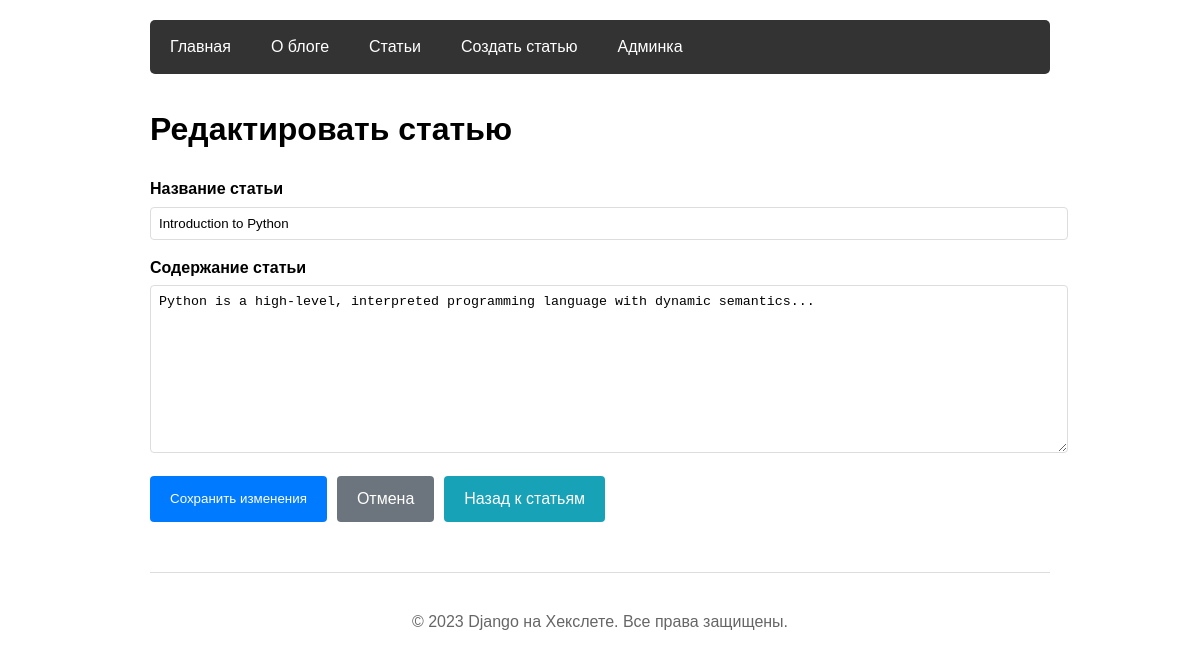
The app's page /articles/2/edit/ with its own data.
### hexlet_django_blog/article/models.py (models this page shows, shortened)
class Article(models.Model):
    name = models.CharField(max_length=200)
    body = models.TextField()
    created_at = models.DateTimeField(auto_now_add=True)
    updated_at = models.DateTimeField(auto_now=True)

### hexlet_django_blog/article/views.py (the view, shortened to what this page needs)
# urls.py: path("<int:id>/edit/", ArticleFormEditView.as_view(), name='update'),  # ДОЛЖЕН БЫТЬ ПЕРЕД show!
class ArticleFormEditView(View):
    def get(self, request, *args, **kwargs):
        article_id = kwargs.get("id")
        article = get_object_or_404(Article, id=article_id)
        form = ArticleForm(instance=article)
        return render(
            request,
            "articles/update.html",
            {"form": form, "article_id": article_id}
        )

### hexlet_django_blog/article/forms.py
class ArticleForm(forms.ModelForm):
    class Meta:
        model = Article
        fields = ['name', 'body']
        widgets = {
            'name': forms.TextInput(attrs={
                'placeholder': 'Введите название статьи'
            }),
            'body': forms.Textarea(attrs={
                'rows': 10,
                'placeholder': 'Введите содержание статьи...'
            }),
        }
        labels = {
            'name': 'Название статьи',
            'body': 'Содержание статьи',
        }

### hexlet_django_blog/article/templates/articles/update.html (shortened to what this page needs)
{% extends "base.html" %}
{% block content %}
    <h1>Редактировать статью</h1>
    <form action="{% url 'article:update' id=article_id %}" method="post">
        <div class="form-group" style="margin-bottom: 15px;">
            <label for="{{ form.name.id_for_label }}" style="display: block; margin-bottom: 5px; font-weight: bold;">
                {{ form.name.label }}
            </label>
            <input type="text" name="{{ form.name.name }}" id="{{ form.name.id_for_label }}"
                   value="{{ form.name.value|default:'' }}"
                   style="width: 100%; padding: 8px; border: 1px solid #ddd; border-radius: 4px;"
                   placeholder="Введите название статьи">
        </div>
        <div class="form-group" style="margin-bottom: 15px;">
            <label for="{{ form.body.id_for_label }}" style="display: block; margin-bottom: 5px; font-weight: bold;">
                {{ form.body.label }}
            </label>
            <textarea name="{{ form.body.name }}" id="{{ form.body.id_for_label }}" rows="10"
                      style="width: 100%; padding: 8px; border: 1px solid #ddd; border-radius: 4px;"
                      placeholder="Введите содержание статьи...">{{ form.body.value|default:'' }}</textarea>
        </div>
        <div style="display: flex; gap: 10px;">
            <button type="submit" style="padding: 10px 20px; background-color: #007bff; color: white; border: none; border-radius: 4px; cursor: pointer;">
                Сохранить изменения
            </button>
            <a href="{% url 'article:show' id=article_id %}" style="padding: 10px 20px; background-color: #6c757d; color: white; text-decoration: none; border-radius: 4px; display: inline-block;">
                Отмена
            </a>
            <a href="{% url 'article:index' %}" style="padding: 10px 20px; background-color: #17a2b8; color: white; text-decoration: none; border-radius: 4px; display: inline-block;">
                Назад к статьям
            </a>
        </div>
    </form>
{% endblock %}

### hexlet_django_blog/templates/base.html (style rules this page uses)
body { font-family: Arial, sans-serif; max-width: 900px; margin: 0 auto; padding: 20px; line-height: 1.6; }
.form-group { margin-bottom: 15px; }
label { display: block; margin-bottom: 5px; font-weight: bold; }

### records on screen
Article: name "Introduction to Python", body "Python is a high-level, interpreted programming language with dynamic semantics..."
